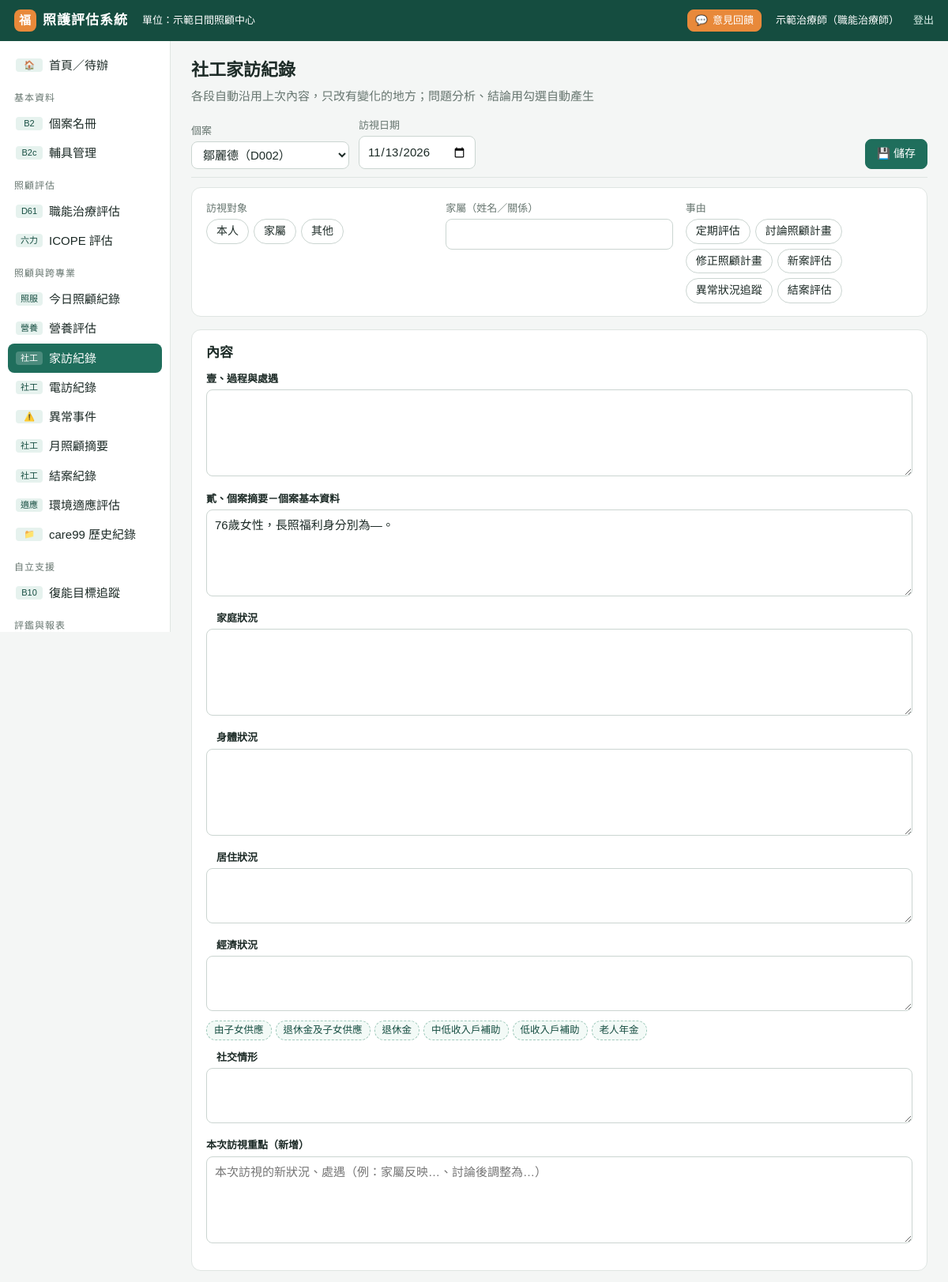
Page /hv/new?client=2 (signed in, upper part) on the earlier database version.
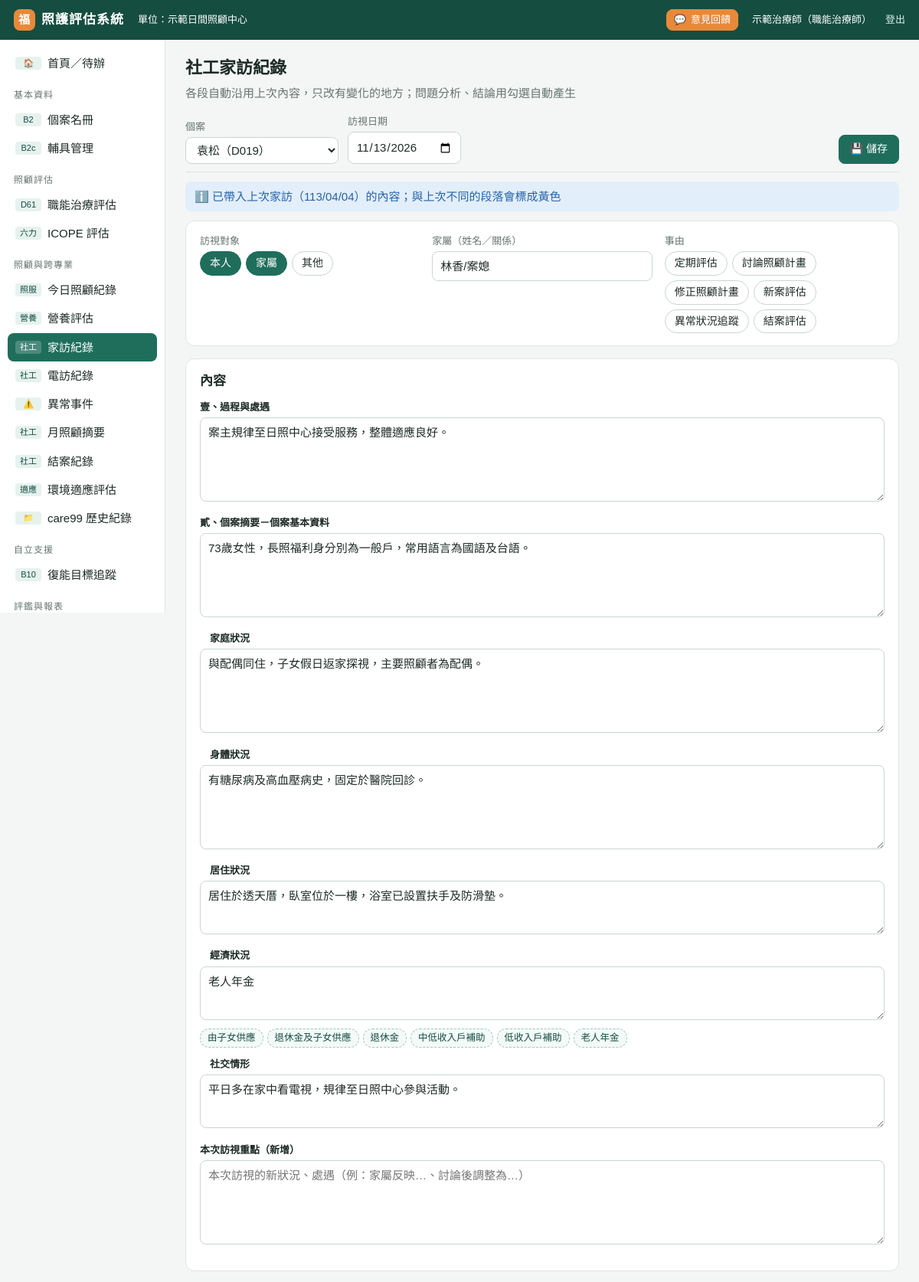
Same page on the later database version.
### tables this page shows
CREATE TABLE records (id INTEGER PRIMARY KEY, client_id INTEGER, module TEXT, date TEXT, staff TEXT,
      data TEXT, source_id TEXT, created TEXT);

### app.py (the view)
@app.route("/hv/new")
@app.route("/hv/<int:rid>/edit")
@login_required
def hv_form(rid=None):
    r = rec_dict(db().execute("SELECT * FROM records WHERE id=?", (rid,)).fetchone()) if rid else None
    cid = int(request.args.get("client") or (r and r["client_id"]) or 0)
    c = get_client(cid) if cid else None
    data, last = (r["data"] if r else {}), None
    if c:
        q = "SELECT * FROM records WHERE module='HV' AND client_id=?" + (" AND id<>?" if rid else "") + " ORDER BY date DESC, id DESC LIMIT 1"
        row = db().execute(q, (cid, rid) if rid else (cid,)).fetchone()
        last = rec_dict(row) if row else None
        if not r and last:  # 新訪視：沿用上次各段
            data = {k: last["data"].get(k) for k, _, carry in M.HV_SECTIONS if carry and last["data"].get(k)}
            for k in ("target", "family_member", "problems", "days", "codes", "economy_opt") + tuple(f"cause_{i}" for i in range(len(M.HV_PROBLEMS))):
                if last["data"].get(k):
                    data[k] = last["data"][k]
        if not data.get("basic"):
            data.setdefault("_basic_suggest", f"{c.get('age') or ''}歲{ {'男': '男性', '女': '女性'}.get(c.get('gender'), '') }，長照福利身分別為{c.get('identity') or '—'}。")
    return render_template("hv_form.html", r=r, c=c, data=data, last=last, M=M, cs=cs_with(c),
                           day=r["date"] if r else date.today().isoformat())

### app.py (called while the page is built)
def db():
    if "db" not in g:
        g.db = sqlite3.connect(DB_PATH)
        g.db.row_factory = sqlite3.Row
        g.db.execute("PRAGMA foreign_keys=ON")
    return g.db

@app.teardown_appcontext
def _close(_):
    d = g.pop("db", None)
    if d is not None:
        d.close()

def setting(key):
    r = db().execute("SELECT value FROM settings WHERE key=?", (key,)).fetchone()
    return r["value"] if r else DEFAULT_SETTINGS.get(key, "")

def to_date(s):
    if not s:
        return None
    if isinstance(s, (date, datetime)):
        return s if isinstance(s, date) and not isinstance(s, datetime) else s.date()
    s = str(s).strip().replace(".", "/").replace("-", "/")
    parts = s.split("/")
    try:
        y, m, d = (int(p) for p in parts[:3])
    except ValueError:
        return None
    if y < 1000:
        y += 1911
    try:
        return date(y, m, d)
    except ValueError:
        return None

def roc(s, sep="/"):
    d = to_date(s)
    return f"{d.year - 1911}{sep}{d.month:02d}{sep}{d.day:02d}" if d else ""

def get_client(cid):
    r = db().execute("SELECT * FROM clients WHERE id=?", (cid,)).fetchone()
    if not r:
        abort(404)
    return client_dict(r)

### templates/hv_form.html (shortened to what this page needs)
{% extends "base.html" %}
{% block body %}
<div class="pagehead"><div><h1>社工家訪紀錄{{ '（編輯）' if r else '' }}</h1>
<div class="muted">各段自動沿用上次內容，只改有變化的地方；問題分析、結論用勾選自動產生</div></div></div>
<form method="post" id="f" action="{{ url_for('hv_save', rid=r.id) if r else url_for('hv_save') }}">
<div class="formbar"><div class="fr">
  <div><label class="f">個案</label><select name="client_id" required {% if not r %}onchange="location.href='?client='+this.value"{% endif %} style="min-width:200px">
    <option value="">— 請選擇 —</option>{% for x in cs %}<option value="{{ x.id }}" {{ 'selected' if c and x.id==c.id }}>{{ x.label }}</option>{% endfor %}</select></div>
  <div><label class="f">訪視日期</label><input type="date" name="date" value="{{ day }}" required></div>
  <div class="btns hide-m"><button class="btn pri">💾 儲存</button></div></div></div>
{% if c %}<button class="fab-save" type="submit">💾 儲存</button>
{% if last and not r %}<div class="src">ℹ️ 已帶入上次家訪（{{ last.date|roc }}）的內容；與上次不同的段落會標成黃色</div>{% endif %}
<div class="card"><div class="grid g3">
  <div><label class="f">訪視對象</label><div class="pills">{% for t in M.HV_TARGETS %}<label class="pill"><span>{{ t }}</span></label>{% endfor %}</div></div>
  <div><label class="f">家屬（姓名／關係）</label><input type="text" name="family_member" value="{{ data.family_member or '' }}" style="width:100%"></div>
  <div><label class="f">事由</label><div class="pills">{% for t in M.HV_ITEMS %}<label class="pill"><span>{{ t }}</span></label>{% endfor %}</div></div>
</div></div>
<div class="card"><h2>內容</h2>
{% for k, title, carry in M.HV_SECTIONS %}
  <div class="hvsec" data-last="{{ (last.data.get(k) if last else '') or '' }}">
    <label class="f" style="font-weight:700;color:var(--text)">{{ title }} </label>
    <textarea name="{{ k }}" style="min-height:{{ 70 if k in ('economy','living','social') else 110 }}px" placeholder="{{ '本次訪視的新狀況、處遇（例：家屬反映…、討論後調整為…）' if k=='update' else '' }}">{{ data.get(k) or (data._basic_suggest if k=='basic' else '') }}</textarea>
    {% if k=='economy' %}<div class="tpl" data-for="economy">{% for e in M.HV_ECONOMY %}<button type="button" class="tchip">{{ e }}</button>{% endfor %}</div>{% endif %}
  </div>
{% endfor %}
</div>
{% else %}<div class="card empty">請先選擇個案</div>{% endif %}
</form>
{% endblock %}

Differences in the rows shown:
added records: date|roc "113/04/04"
Other differences:
form field client_id: "鄒麗德（D002）" → "袁松（D019）"
form field family_member: (not shown) → "林香/案媳"
form field process: (not shown) → "案主規律至日照中心接受服務，整體適應良好。"
form field basic: "76歲女性，長照福利身分別為—。" → "73歲女性，長照福利身分別為一般戶，常用語言為國語及台語。"
form field family: (not shown) → "與配偶同住，子女假日返家探視，主要照顧者為配偶。"
form field health: (not shown) → "有糖尿病及高血壓病史，固定於醫院回診。"
form field living: (not shown) → "居住於透天厝，臥室位於一樓，浴室已設置扶手及防滑墊。"
form field economy: (not shown) → "老人年金"
form field social: (not shown) → "平日多在家中看電視，規律至日照中心參與活動。"
text now shown: "ℹ️ 已帶入上次家訪（ ）的內容；與上次不同的段落會標成黃色"
